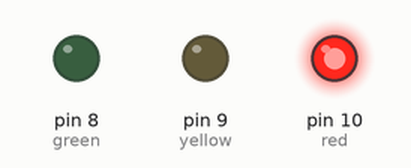
A sketch run on a simulated Arduino Uno, built with avr-gcc and run on an emulated ATmega328P. Parts: output pins drawn as LEDs (lit = HIGH).

Above: at 10.0 s.
At 30.0 s:
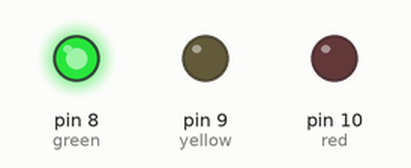
At 42.5 s:
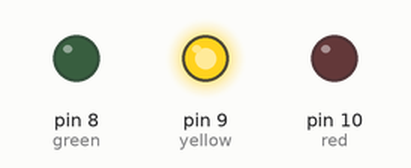
Timing chart, 0 to 58.5 s (numbered marks = the images above):
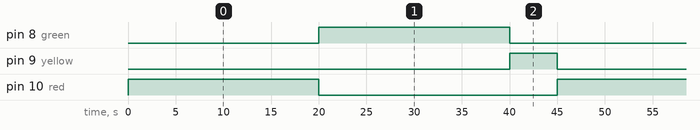

Measured:
- by itself, pin 8 (green), pin 10 (red): alternates HIGH for 20.0 s and LOW for 25.0 s
- by itself, pin 9 (yellow): alternates HIGH for 5.0 s and LOW for 40.0 s
- by itself, everything shown: repeats every 45.0 s, in 3 steps

The sketch:

traffic_light.ino
```cpp
//Set each color to a pin
int green=8;
int yellow=9;
int red=10;

void setup()
{
 //Set the pins as output
 pinMode(green,OUTPUT);
 pinMode(yellow,OUTPUT);
 pinMode(red,OUTPUT);
}

void loop()
{
  //Toggle yellow off and red on, then delay 20,000 millisecond (20 seconds)
  digitalWrite(yellow,LOW);
  digitalWrite(red,HIGH);
  delay(20000);

  //Toggle red off and green on, then delay 20,000 millisecond (20 seconds)
  digitalWrite(red,LOW);
  digitalWrite(green,HIGH);
  delay(20000);

  //Toggle green off and yellow on, then delay 5,000 millisecond (5 seconds)
  digitalWrite(green,LOW);
  digitalWrite(yellow,HIGH);
  delay(5000);
}
```
